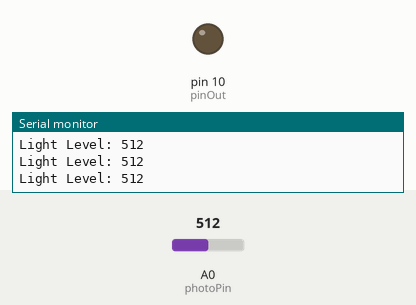
Simulated run of this sketch. Board: Arduino Nano Every. Shown: output pins drawn as LEDs (lit = HIGH), the last lines printed to the serial monitor. The test bench sets the inputs (shaded band); at power-on: A0 (photoPin) = 512.

Above: at 1.3 s.
1.4 s: A0 (photoPin) set to 43
2.9 s: A0 (photoPin) set to 38
At 4.2 s:
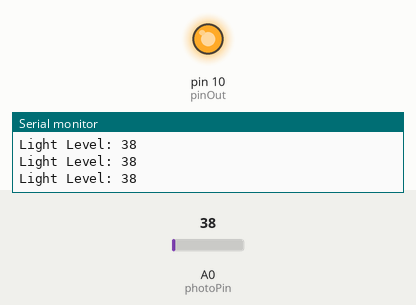
4.5 s: A0 (photoPin) set to 122
At 5.5 s:
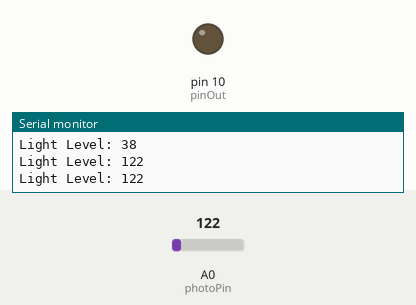
6.0 s: A0 (photoPin) set to 30
At 6.6 s:
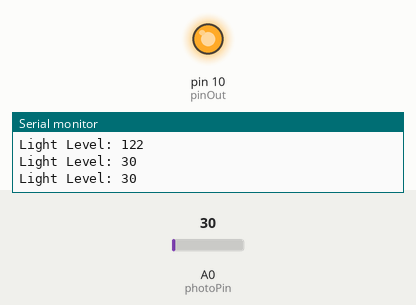
Timing chart, 0 to 8.5 s (numbered marks = the images above; inputs shaded):
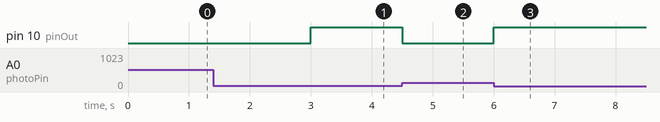

The sketch:

lightSensorOutletController.ino
```cpp
//Controls outlet made with instructions here: https://www.circuitbasics.com/build-an-arduino-controlled-power-outlet/
//Arduino Nano Every

int pinOut = 10; //output to toggle relay
const int photoPin = A0; //input for photo resister, has a 10kohm resister to ground

void setup()
{
  Serial.begin(9600);
  pinMode(photoPin, INPUT);
  pinMode(pinOut, OUTPUT);
}


void loop()
{
  int lightLevel = analogRead(photoPin);
  Serial.print("Light Level: ");
  Serial.println(lightLevel);

  if (lightLevel <= 40)
  {
    digitalWrite(pinOut, HIGH);
  }
  else
  {
    digitalWrite(pinOut, LOW);
  }


  delay(500);
}
```

Measured:
- the behaviour switches between 41 and 40 on A0 (photoPin) (found by bisection; images 0 and 1)
- after the input at 2.9 s, pin 10 (pinOut): LOW → HIGH after 0.10 s
- after the input at 4.5 s, pin 10 (pinOut): HIGH → LOW at once
- after the input at 6.0 s, pin 10 (pinOut): LOW → HIGH at once
